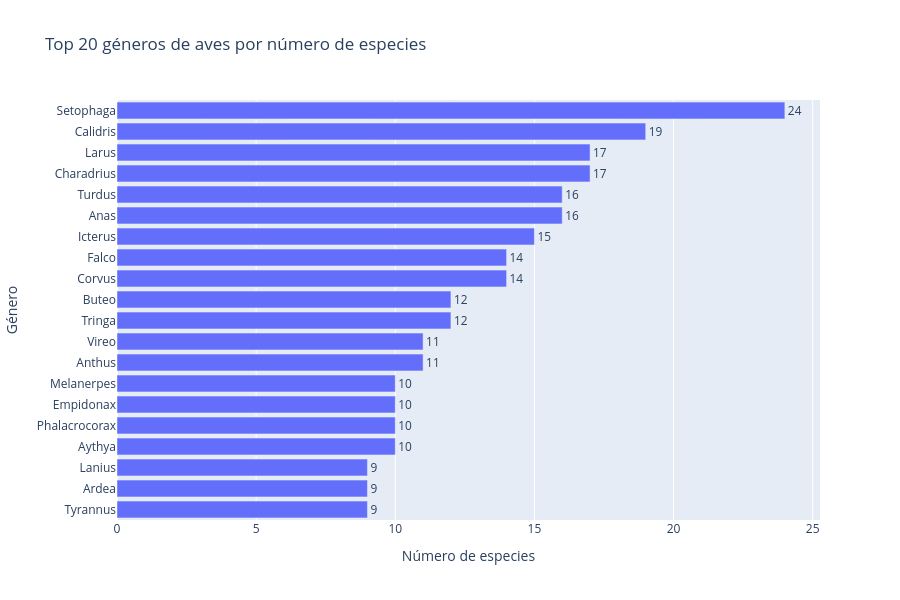

This figure's notebook cell:
### Code cell
top = conteo.head(20)

fig = px.bar(
    top.iloc[::-1],                     # invertido para que el mayor quede arriba
    x="n_especies", y="genero", orientation="h",
    text="n_especies",
    title="Top 20 géneros de aves por número de especies",
    labels={"n_especies": "Número de especies", "genero": "Género"},
)
fig.update_traces(textposition="outside")
fig.update_layout(height=600)
fig.show()

### Figure 1 — Plotly figure (JSON) as saved in the notebook; plotly's stock layout.template omitted (floating-point values rounded to 4 significant figures)
{"data": [{"hovertemplate": "Número de especies=%{text}<br>Género=%{y}<extra></extra>", "legendgroup": "", "marker": {"color": "#636efa", "pattern": {"shape": ""}}, "name": "", "orientation": "h", "showlegend": false, "text": [9.0, 9.0, 9.0, 10.0, 10.0, 10.0, 10.0, 11.0, 11.0, 12.0, 12.0, 14.0, 14.0, 15.0, 16.0, 16.0, 17.0, 17.0, 19.0, 24.0], "textposition": "outside", "type": "bar", "x": [9, 9, 9, 10, 10, 10, 10, 11, 11, 12, 12, 14, 14, 15, 16, 16, 17, 17, 19, 24], "xaxis": "x", "y": ["Tyrannus", "Ardea", "Lanius", "Aythya", "Phalacrocorax", "Empidonax", "Melanerpes", "Anthus", "Vireo", "Tringa", "Buteo", "Corvus", "Falco", "Icterus", "Anas", "Turdus", "Charadrius", "Larus", "Calidris", "Setophaga"], "yaxis": "y"}], "layout": {"barmode": "relative", "height": 600, "legend": {"tracegroupgap": 0}, "title": {"text": "Top 20 géneros de aves por número de especies"}, "xaxis": {"anchor": "y", "domain": [0, 1], "title": {"text": "Número de especies"}}, "yaxis": {"anchor": "x", "domain": [0, 1], "title": {"text": "Género"}}}}
